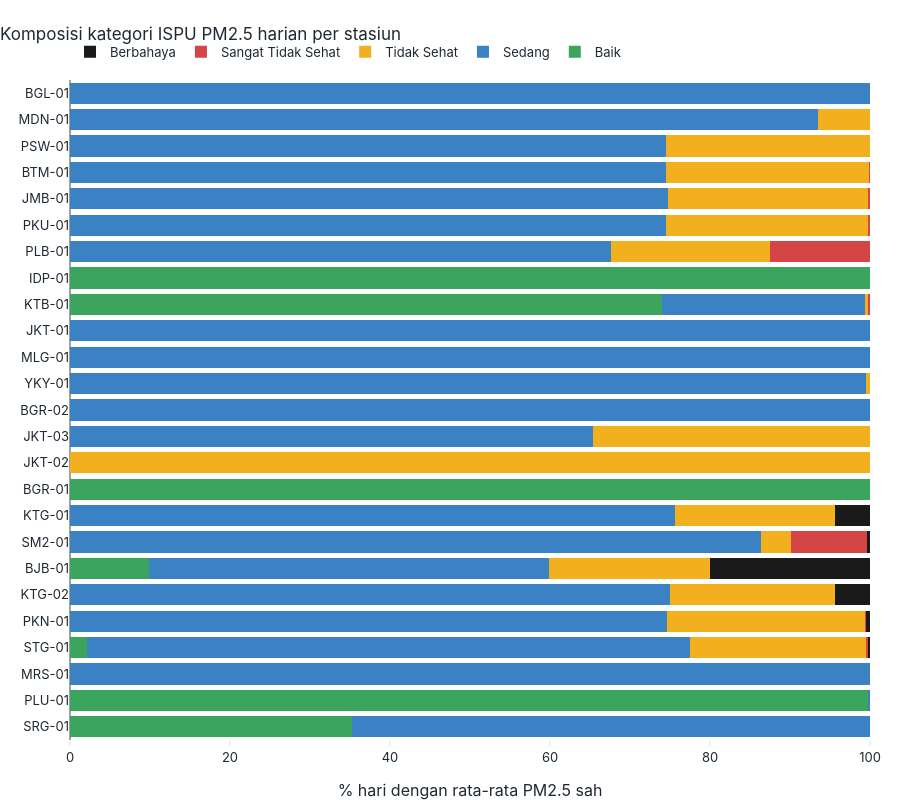

Notebook cell for this chart:
### Markdown cell above
### A3. Distribusi kategori ISPU PM2.5

### Code cell
ispu = pd.crosstab(d_ok.kode_stasiun, d_ok.kategori_ispu_pm25.astype(str), normalize="index").mul(100).reindex(index=urutan_h, columns=cfg.ISPU_KATEGORI, fill_value=0)
ispu_tipe = pd.crosstab(d_ok.tipe, d_ok.kategori_ispu_pm25.astype(str), normalize="index").mul(100).reindex(index=TIPE, columns=cfg.ISPU_KATEGORI, fill_value=0)
display(ispu.round(1)); print("Per tipe lokasi (%):"); display(ispu_tipe.round(1))
cv_ispu = eda.cramers_v(pd.crosstab(d_ok.tipe, d_ok.kategori_ispu_pm25.astype(str)))
print(f"χ² kategori ISPU × tipe: χ²={cv_ispu['chi2']:.0f}, dof={cv_ispu['dof']}, {pv(cv_ispu['p'])}, V={cv_ispu['v']:.3f}")

fig = go.Figure()
for k in cfg.ISPU_KATEGORI:
    fig.add_bar(y=ispu.index, x=ispu[k], name=k, orientation="h", marker_color=style.ISPU_WARNA[k], hovertemplate="%{y}<br>" + k + ": %{x:.1f}%<extra></extra>")
fig.update_layout(barmode="stack"); fig.update_yaxes(autorange="reversed", showgrid=False); fig.update_xaxes(range=[0, 100])
style.terapkan(fig, "Komposisi kategori ISPU PM2.5 harian per stasiun", 800, "% hari dengan rata-rata PM2.5 sah")
simpan(fig, "04_A3_kategori_ispu_stasiun", 800); fig.show()
sehat = d_ok.kategori_ispu_pm25.astype(str).value_counts(normalize=True).mul(100).reindex(cfg.ISPU_KATEGORI).fillna(0)
KN["A"].update({"ispu_persen_hari": sehat.round(2).to_dict(), "ispu_tidak_sehat_atau_lebih_persen": float(sehat[["Tidak Sehat", "Sangat Tidak Sehat", "Berbahaya"]].sum()),
                "chi2_ispu_tipe": cv_ispu, "ispu_per_tipe_tidak_sehat_atau_lebih": ispu_tipe[["Tidak Sehat", "Sangat Tidak Sehat", "Berbahaya"]].sum(axis=1).round(2).to_dict()})
top_ispu = ispu[["Sangat Tidak Sehat", "Berbahaya"]].sum(axis=1).sort_values(ascending=False).head(4)
n_degen = int((ispu.max(axis=1) >= 99).sum())
KN["A"]["ispu_stasiun_sangat_tidak_sehat_atau_lebih"] = {k: float(v) for k, v in top_ispu.items()}; KN["A"]["n_stasiun_satu_kategori_99persen"] = n_degen
tt3 = ispu_tipe[["Tidak Sehat", "Sangat Tidak Sehat", "Berbahaya"]].sum(axis=1)
tafsir(f"Mayoritas hari berkategori {sehat.idxmax()} ({fl(sehat.max())}%); {fl(KN['A']['ispu_tidak_sehat_atau_lebih_persen'])}% hari berkategori Tidak Sehat atau lebih buruk (Berbahaya {fl(sehat['Berbahaya'])}%).",
       f"Komposisi kategori berbeda antar-tipe lokasi (χ² {pv(cv_ispu['p'])}, V = {fl(cv_ispu['v'], 2)}); persentase hari Tidak Sehat+ tertinggi pada {tt3.idxmax()} ({fl(tt3.max())}%) dan terendah pada {tt3.idxmin()} ({fl(tt3.min())}%).",
       f"Hari Sangat Tidak Sehat/Berbahaya terpusat pada {', '.join(f'{k} ({st.kelompok_lokasi[k]}, {fl(v)}%)' for k, v in top_ispu.items())}; {n_degen} dari {len(ispu)} stasiun menempatkan ≥ 99% harinya pada satu kategori, sehingga perbedaan antar-stasiun jauh lebih besar daripada variasi harian dalam satu stasiun.")

### Figure 1 — Plotly figure (JSON) as saved in the notebook; plotly's stock layout.template omitted (floating-point values rounded to 4 significant figures)
{"data": [{"hovertemplate": "%{y}<br>Baik: %{x:.1f}%<extra></extra>", "marker": {"color": "#3BA55D"}, "name": "Baik", "orientation": "h", "type": "bar", "x": [0.0, 0.0, 0.0, 0.0, 0.0, 0.0, 0.0, 100.0, 73.97, 0.0, 0.0, 0.0, 0.0, 0.0, 0.0, 100.0, 0.0, 0.0, 9.921, 0.0, 0.0, 2.063, 0.0, 99.8, 35.27], "y": ["BGL-01", "MDN-01", "PSW-01", "BTM-01", "JMB-01", "PKU-01", "PLB-01", "IDP-01", "KTB-01", "JKT-01", "MLG-01", "YKY-01", "BGR-02", "JKT-03", "JKT-02", "BGR-01", "KTG-01", "SM2-01", "BJB-01", "KTG-02", "PKN-01", "STG-01", "MRS-01", "PLU-01", "SRG-01"]}, {"hovertemplate": "%{y}<br>Sedang: %{x:.1f}%<extra></extra>", "marker": {"color": "#3B82C4"}, "name": "Sedang", "orientation": "h", "type": "bar", "x": [100.0, 93.53, 74.56, 74.56, 74.75, 74.56, 67.67, 0.0, 25.44, 100.0, 100.0, 99.51, 100.0, 65.42, 0.0, 0.0, 75.64, 86.38, 50.0, 74.95, 74.66, 75.44, 100.0, 0.1965, 64.73], "y": ["BGL-01", "MDN-01", "PSW-01", "BTM-01", "JMB-01", "PKU-01", "PLB-01", "IDP-01", "KTB-01", "JKT-01", "MLG-01", "YKY-01", "BGR-02", "JKT-03", "JKT-02", "BGR-01", "KTG-01", "SM2-01", "BJB-01", "KTG-02", "PKN-01", "STG-01", "MRS-01", "PLU-01", "SRG-01"]}, {"hovertemplate": "%{y}<br>Tidak Sehat: %{x:.1f}%<extra></extra>", "marker": {"color": "#F2B01E"}, "name": "Tidak Sehat", "orientation": "h", "type": "bar", "x": [0.0, 6.469, 25.44, 25.34, 25.05, 25.25, 19.83, 0.0, 0.3929, 0.0, 0.0, 0.4912, 0.0, 34.58, 100.0, 0.0, 20.04, 3.761, 20.04, 20.73, 24.75, 22.0, 0.0, 0.0, 0.0], "y": ["BGL-01", "MDN-01", "PSW-01", "BTM-01", "JMB-01", "PKU-01", "PLB-01", "IDP-01", "KTB-01", "JKT-01", "MLG-01", "YKY-01", "BGR-02", "JKT-03", "JKT-02", "BGR-01", "KTG-01", "SM2-01", "BJB-01", "KTG-02", "PKN-01", "STG-01", "MRS-01", "PLU-01", "SRG-01"]}, {"hovertemplate": "%{y}<br>Sangat Tidak Sehat: %{x:.1f}%<extra></extra>", "marker": {"color": "#D64545"}, "name": "Sangat Tidak Sehat", "orientation": "h", "type": "bar", "x": [0.0, 0.0, 0.0, 0.09823, 0.1965, 0.1965, 12.5, 0.0, 0.1965, 0.0, 0.0, 0.0, 0.0, 0.0, 0.0, 0.0, 0.0, 9.468, 0.09823, 0.0, 0.09823, 0.2947, 0.0, 0.0, 0.0], "y": ["BGL-01", "MDN-01", "PSW-01", "BTM-01", "JMB-01", "PKU-01", "PLB-01", "IDP-01", "KTB-01", "JKT-01", "MLG-01", "YKY-01", "BGR-02", "JKT-03", "JKT-02", "BGR-01", "KTG-01", "SM2-01", "BJB-01", "KTG-02", "PKN-01", "STG-01", "MRS-01", "PLU-01", "SRG-01"]}, {"hovertemplate": "%{y}<br>Berbahaya: %{x:.1f}%<extra></extra>", "marker": {"color": "#1A1A1A"}, "name": "Berbahaya", "orientation": "h", "type": "bar", "x": [0.0, 0.0, 0.0, 0.0, 0.0, 0.0, 0.0, 0.0, 0.0, 0.0, 0.0, 0.0, 0.0, 0.0, 0.0, 0.0, 4.322, 0.3891, 19.94, 4.322, 0.4912, 0.1965, 0.0, 0.0, 0.0], "y": ["BGL-01", "MDN-01", "PSW-01", "BTM-01", "JMB-01", "PKU-01", "PLB-01", "IDP-01", "KTB-01", "JKT-01", "MLG-01", "YKY-01", "BGR-02", "JKT-03", "JKT-02", "BGR-01", "KTG-01", "SM2-01", "BJB-01", "KTG-02", "PKN-01", "STG-01", "MRS-01", "PLU-01", "SRG-01"]}], "layout": {"barmode": "stack", "height": 800, "title": {"text": "Komposisi kategori ISPU PM2.5 harian per stasiun"}, "xaxis": {"range": [0, 100], "title": {"text": "% hari dengan rata-rata PM2.5 sah"}}, "yaxis": {"autorange": "reversed", "showgrid": false}}}
